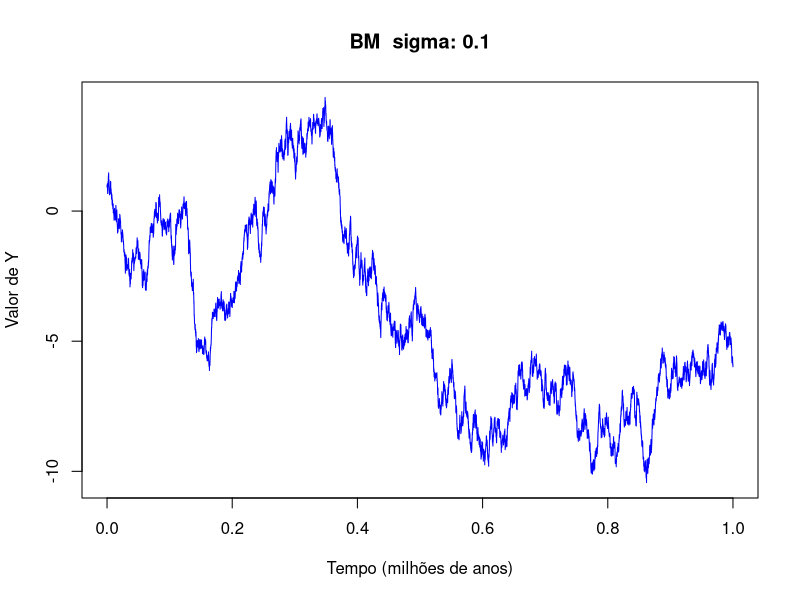
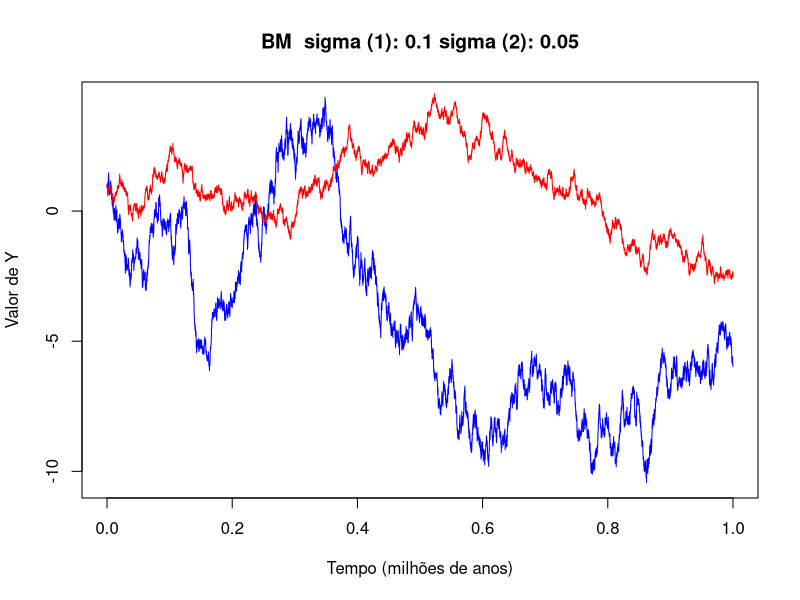
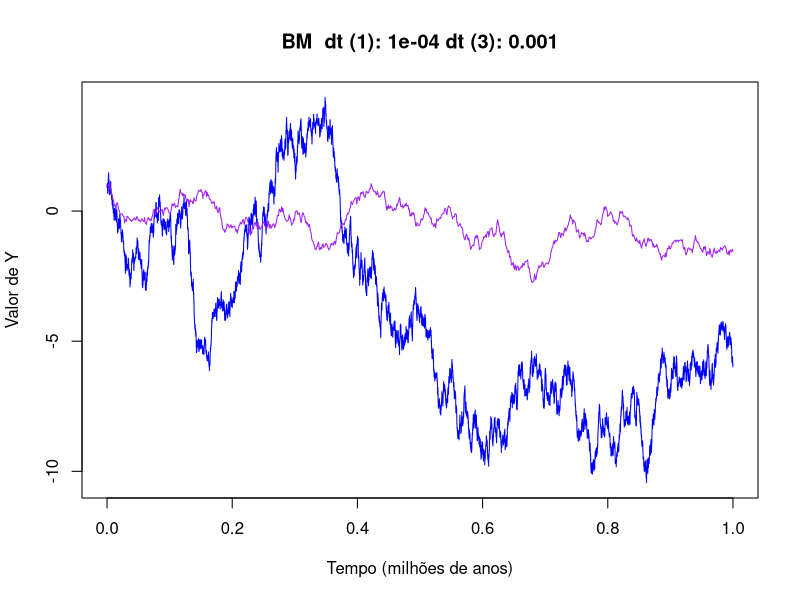
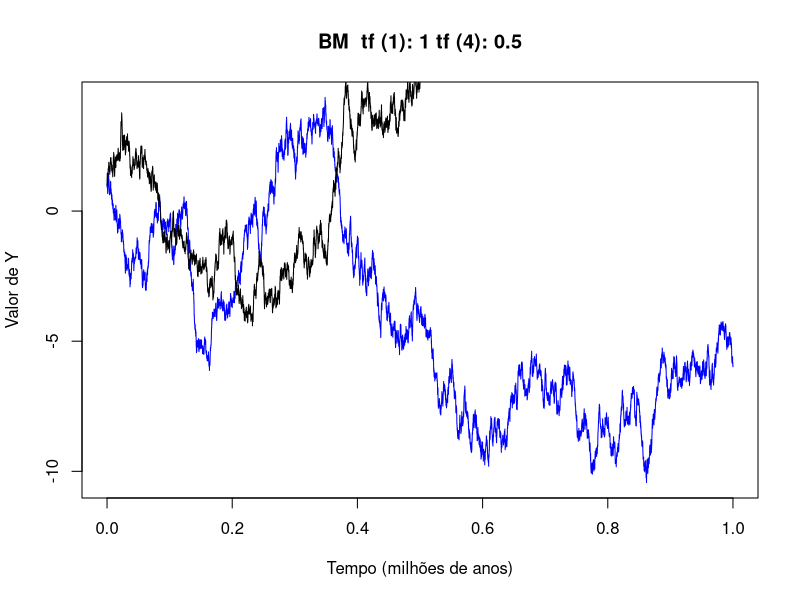

These charts were generated, in order, by the following R code:
############################ APRESENTAÇÃO DO MODELO ############################

## Parâmetros do modelo BM
# Taxa de variação
sigma <- 0.1

## Cenário temporal
# tempo final (em milhões de anos)
tf <- 1 
# tempo entre geração (em milhões de anos)
dt <- 0.0001  
# vetor com o tempo de todas as gerações
ts <- seq(0, tf, by = dt)  

## vetor para armazenar os valores da característica
Y <- c() 
# valor inicial da característica
Y[1] <- 1 

## Simulação 
for (i in 2:length(ts)) {
  dS <-  rnorm(1, mean = 0, sd = sigma)  # variação estocástica
  Y[i] <- Y[i-1] + dS
}

## Plot da simulação
plot(x = ts, 
     y = Y, 
     type = "l", 
     col = "blue", 
     
     xlab = "Tempo (milhões de anos)", 
     ylab = "Valor de Y",
     main = paste0("BM ",
                   " sigma: ", sigma
                  )
     )

#################### SIMULANDO DIFERENTES TAXAS DE VARIAÇÂO ###################

## Parâmetros do modelo BM
# Taxa de variação
sigma2 <- 0.05

## Cenário temporal
# vetor com o tempo de todas as gerações
ts2 <- ts

## Vetor para armazenar os valores da característica
Y2 <- c()
# valor inicial da característica
Y2[1] <- 1 

## Simulação
for (i in 2:length(ts2)) {
  dS <- rnorm(1, mean = 0, sd = sigma2)  # variação estocástica
  Y2[i] <- Y2[i-1] + dS
}

## Plot da simulação
plot(x = ts, 
     y = Y, 
     type = "l", 
     col = "blue", 
     
     xlab = "Tempo (milhões de anos)", 
     ylab = "Valor de Y",
     main = paste0("BM ",
                   " sigma (1): ", sigma,
                   " sigma (2): ", sigma2
                  )
    )
lines(x = ts, 
      y = Y2, 
      type = "l", 
      col = "red")


### PARA PENSAR:
## O que faria duas linhagens-irmãs terem taxas de variação diferentes?

################### SIMULANDO O EFEITO DO TEMPO DE GERAÇÃO ####################

## Parâmetros do modelo BM
# Taxa de variação
sigma3 <- 0.1

## Cenário temporal
# intervalo de tempo entre geração (em milhões de anos)
dt3 <- 0.001  
# vetor com o tempo de todas as gerações
ts3 <- seq(0, tf, by = dt3)  

## Vetor para armazenar os valores da característica
Y3 <- c()
# valor inicial da característica
Y3[1] <- 1 

## Simulação
for (i in 2:length(ts3)) {
  dS <- rnorm(1, mean = 0, sd = sigma3)  # variação estocástica
  Y3[i] <- Y3[i-1] + dS
}

## Plot da simulação
plot(x = ts, 
     y = Y, 
     type = "l", 
     col = "blue", 
     
     xlab = "Tempo (milhões de anos)", 
     ylab = "Valor de Y",
     main = paste0("BM ",
                   " dt (1): ", dt,
                   " dt (3): ", dt3
     )
)
lines(x = ts3, 
      y = Y3, 
      type = "l", 
      col = "purple")


### PARA PENSAR:
## Qual é o efeito do tempo de geração sobre a evolução da característica?

### IMPORTANTE:
## Nos modelos de macroevolução, o tempo de geração é assumido como igual entre linhagens,
## e apenas o tempo de divergência entre linhagens é levado em conta!

############################# O DILEMA DOS FÓSSEIS ############################

## Parâmetros do modelo BM
# Taxa de variação
sigma4 <- 0.1

## Cenário temporal
# intervalo de tempo entre geração (em milhões de anos)
dt4 <- 0.0001  
# vetor com o tempo de todas as gerações
ts4 <- seq(0, tf/2, by = dt4)  

## Vetor para armazenar os valores da característica
Y4 <- c()
# valor inicial da característica
Y4[1] <- 1 

## Simulação do processo OU
for (i in 2:length(ts4) ) {
  dS <- rnorm(1, mean = 0, sd = sigma4)  # variação estocástica
  Y4[i] <- Y4[i-1] + dS
}

## Plot da simulação
plot(x = ts, 
     y = Y, 
     type = "l", 
     col = "blue", 
     
     xlab = "Tempo (milhões de anos)", 
     ylab = "Valor de Y",
     main = paste0("BM ",
                   " tf (1): ", tf,
                   " tf (4): ", tf/2
     )
)
lines(x = ts4, 
      y = Y4, 
      type = "l", 
      col = "black")

### PARA PENSAR:
## A linhagem fóssil necessariamente reflete o fenótipo do último ancestral?